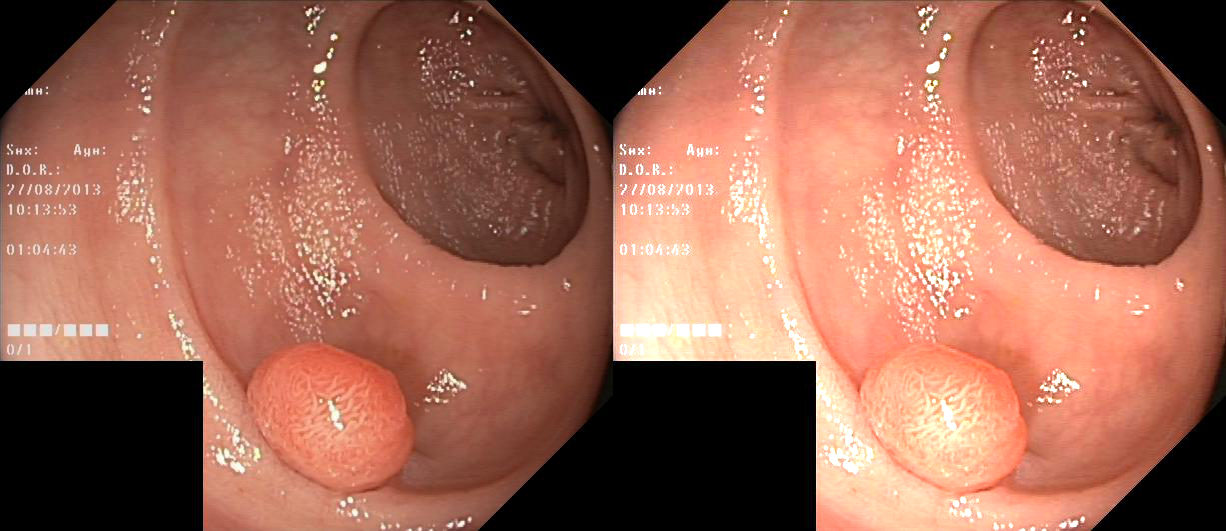
#> input picture images/adjust_brightness.jpg, 1226 x 531 px, given in place of image.jpg, which was not available
$ python run.py
#> lines starting #> are read from the running program, lines starting #| are printed output that depends on the picture; after the words box and inside, x2 and y2 are one past the last pixel; in counts of white or black regions, pixels touching at a corner belong together; pictures that were not available may be replaced by others from this repository, and a replacement may not be noted
### aug_function/scale.py
import cv2
import numpy as np


def scale(img, mask, factor=1):
    """
    按比例放大或缩小图像.
    :param img: color-RGB-[H,W,C]
    :param mask:grayscale-[H,W]
    :param factor: 缩放因子,值范围建议(不强制)在(0,2~]
           1为返回原图
    """
    if factor == 1:
        return img, mask
    elif factor <= 0:
        raise ValueError('scale_factor != 0')

    h, w = img.shape[:2]
    new_h, new_w = int(h * factor), int(w * factor)

    # 缩放图像
    img = cv2.resize(img, (new_w, new_h), interpolation=cv2.INTER_LINEAR)
    mask = cv2.resize(mask, (new_w, new_h), interpolation=cv2.INTER_NEAREST)

    # padding or crop
    x, y = int(np.random.uniform(0, abs(new_w - w))), int(np.random.uniform(0, abs(new_h - h)))

    if factor < 1.0:
        # padding
        img_padding = np.zeros([h, w, 3], dtype=np.uint8)
        img_padding[y:y + new_h, x:x + new_w, :] = img
        mask_padding = np.zeros([h, w], dtype=np.uint8)
        mask_padding[y:y + new_h, x:x + new_w] = mask
        return img_padding, mask_padding
    elif factor > 1.0:
        # crop
        img_crop = img[y:y + h, x:x + w, :]
        mask_crop = mask[y:y + h, x:x + w]
        return img_crop, mask_crop

### run.py
import cv2
import time

import torchvision.transforms.functional
import numpy as np
from aug_function.crop import crop
from aug_function.adjust_brightness import adjust_brightness
from aug_function.flip import flip
from aug_function.adjust_saturation import adjust_saturation
from aug_function.adjust_contrast import adjust_contrast
from aug_function.scale import scale
from aug_function.gaussianblur import gaussianblur
from aug_function.normalize import normalize,unnormalize
from aug_function.rotate import rotate
from aug_function.copy_paste import copy_paste
def imgShow(IMAGE, WINDOW_NAME=None):
    """
    显示一副图像,该图像符合opencv格式,且颜色通道为RGB.
    图像类型为np.uint8时,值范围[0,255].
    图像类型为np.float32时,值范围[0,1].
    对于彩色图像[3,H,W]
    对于灰度图像[H,W]
    """
    if WINDOW_NAME == None:
        WINDOW_NAME = str(time.time_ns())
    else:
        WINDOW_NAME = str(WINDOW_NAME)

    cv2.namedWindow(WINDOW_NAME, cv2.WINDOW_AUTOSIZE)
    if IMAGE.ndim == 2:
        cv2.imshow(WINDOW_NAME,IMAGE)   #灰度图
    else:
        cv2.imshow(WINDOW_NAME,cv2.cvtColor(IMAGE,cv2.COLOR_RGB2BGR))


image = cv2.imread(r'C:\WorkSpace\Data-Augmentation-For-Semantic-Segmentation\images\image.jpg',1)
#> image is the input picture: shape (531, 1226, 3); mean B, G, R 84.2, 102.3, 157
image = cv2.cvtColor(image,cv2.COLOR_BGR2RGB)
label = cv2.imread(r'C:\WorkSpace\Data-Augmentation-For-Semantic-Segmentation\images\label.jpg',0)
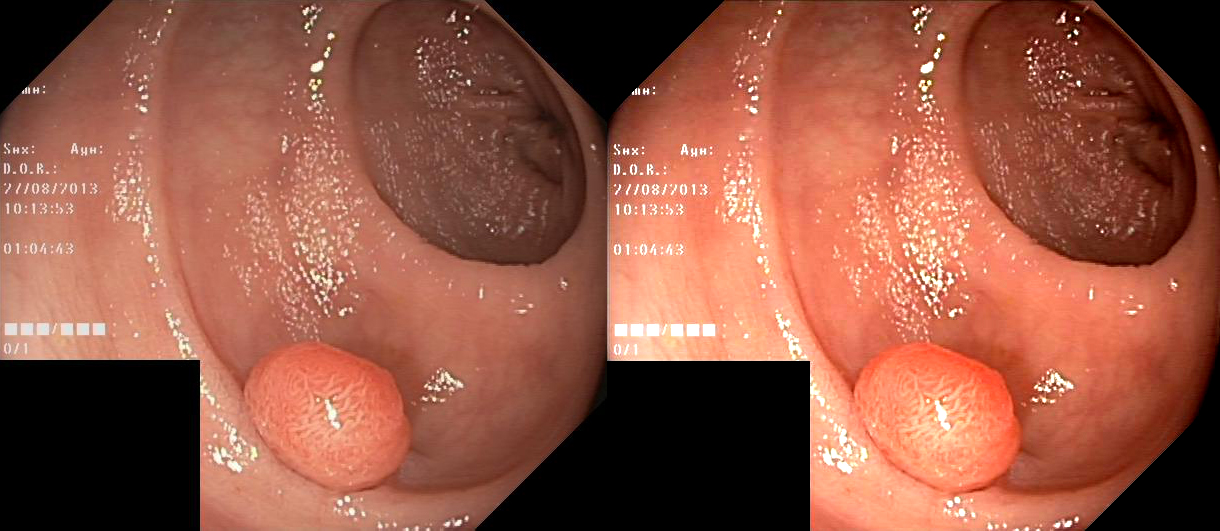
#> input picture images/adjust_contrast.jpg, 1220 x 531 px, given in place of label.jpg, which was not available
#> label: shape (531, 1220); min 0, max 255, mean 102
_,label = cv2.threshold(label,127,255,cv2.THRESH_BINARY)
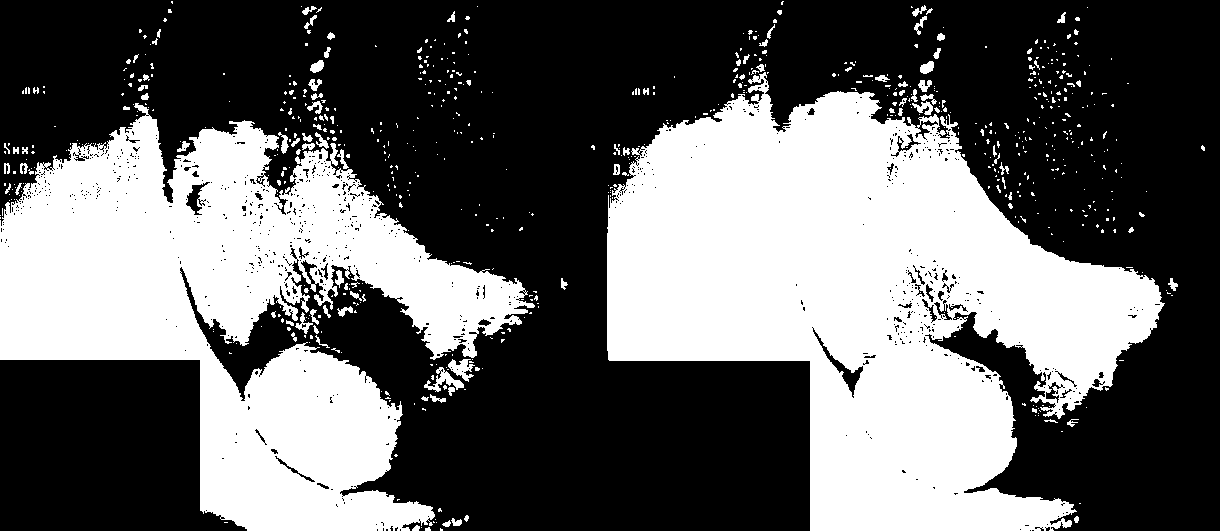
#> label: shape (531, 1220); 39.8% white; 710 white regions (606 under 20 px), largest, box (x1, y1, x2, y2) and area: (607, 72, 1165, 531) 141756, (0, 103, 535, 531) 107490, (424, 367, 464, 392) 351

image2 = cv2.imread(r'C:\WorkSpace\Data-Augmentation-For-Semantic-Segmentation\images\image2.jpg',1)
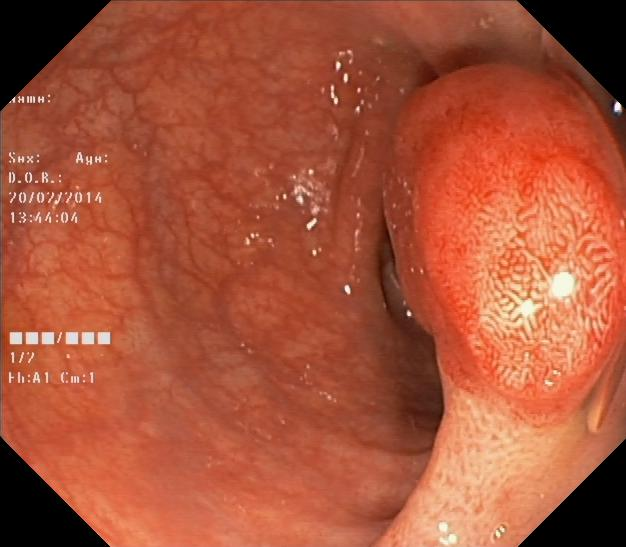
#> input picture images/image2.jpg, 626 x 547 px, found by its file name
#> image2 is the input picture: shape (547, 626, 3); mean B, G, R 57.6, 83.8, 168.8
image2 = cv2.cvtColor(image2,cv2.COLOR_BGR2RGB)
label2 = cv2.imread(r'C:\WorkSpace\Data-Augmentation-For-Semantic-Segmentation\images\label2.jpg',0)
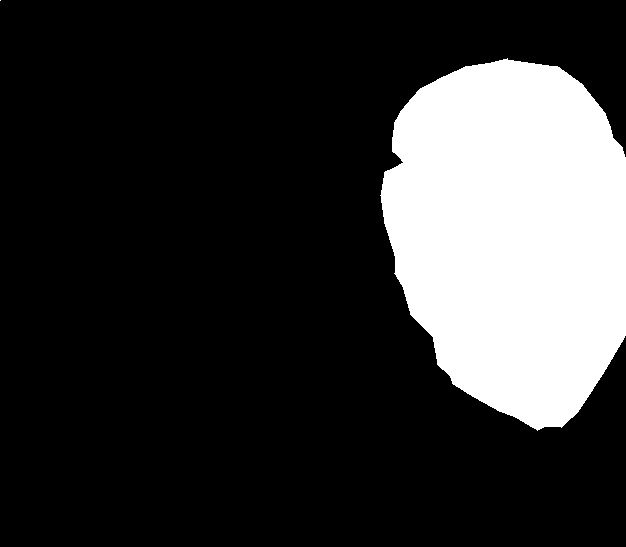
#> input picture images/label2.jpg, 626 x 547 px, found by its file name
#> label2 is the input picture: shape (547, 626); min 0, max 255, mean 52.8
_,label2 = cv2.threshold(label2,127,255,cv2.THRESH_BINARY)
#> label2: shape (547, 626); 20.7% white; 2 white regions (1 under 20 px), largest, box (x1, y1, x2, y2) and area: (380, 58, 626, 431) 70922

imgShow(image)
imgShow(label)
image,label = scale(image,label,1.45)
#> in scale, `img = cv2.resize(img, (new_w, new_h), interpolation=cv2.INTER_LINEAR)`:
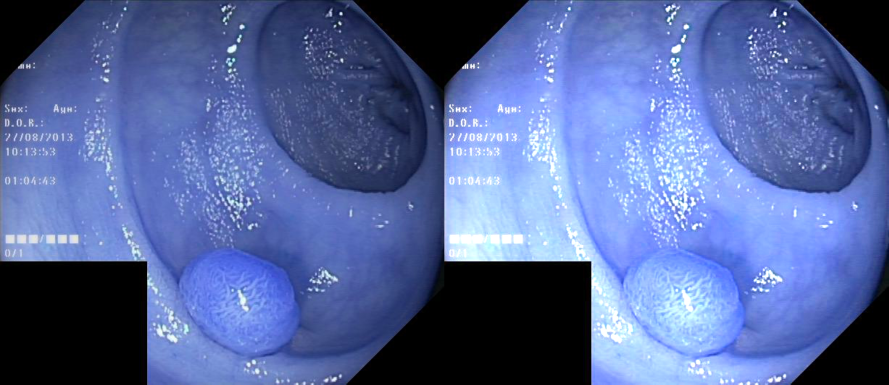
#> img: shape (769, 1777, 3) (shown at 1/2 size); mean of channels 0, 1, 2 156.9, 102.2, 84.1; drawn as B, G, R
#> in scale, `mask = cv2.resize(mask, (new_w, new_h), interpolation=cv2.INTER_NEAREST)`: mask: shape (769, 1777); 39.7% white; 710 white regions (490 under 20 px), largest, box (x1, y1, x2, y2) and area: (885, 105, 1697, 769) 298793, (0, 150, 780, 769) 226742, (618, 532, 676, 568) 722
#> in scale, `img_crop = img[y:y + h, x:x + w, :]`:
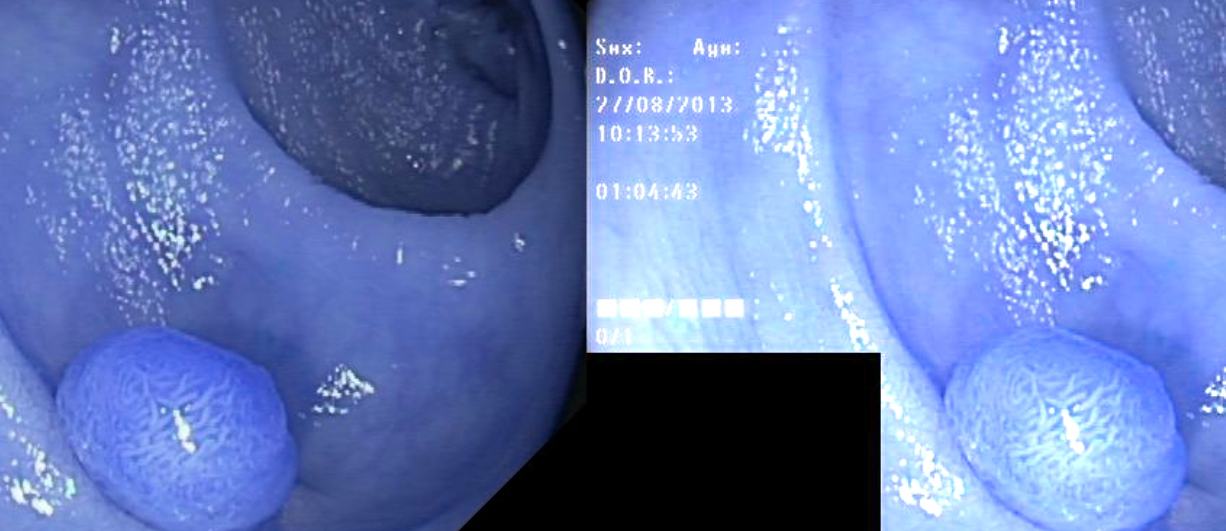
#> img_crop: shape (531, 1226, 3); mean of channels 0, 1, 2 185.6, 124.3, 102.4; drawn as B, G, R
#> in scale, `mask_crop = mask[y:y + h, x:x + w]`: mask_crop: shape (531, 1226); 56.9% white; 551 black regions (468 under 20 px), largest, box (x1, y1, x2, y2) and area: (0, 0, 878, 531) 240359, (1082, 0, 1226, 195) 17094, (1046, 282, 1226, 531) 14217
imgShow(image)
#> in imgShow (call 3), `cv2.imshow(WINDOW_NAME,cv2.cvtColor(IMAGE,cv2.COLOR_RGB2BGR))`:
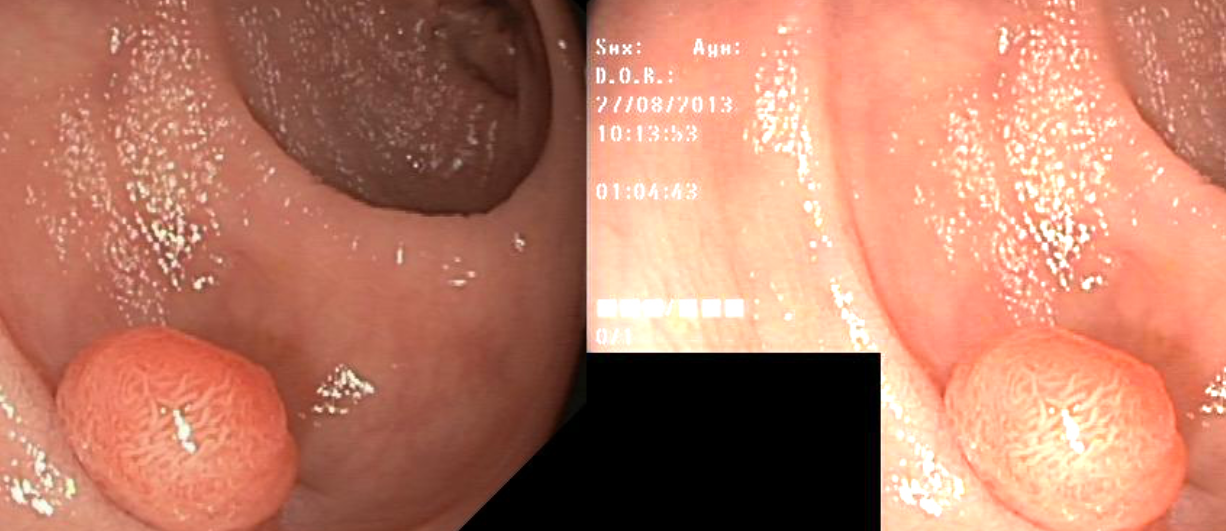
#> window '1795201197518332866': shape (531, 1226, 3); mean B, G, R 102.4, 124.3, 185.6
imgShow(label)
while True:
    cv2.waitKey(100000)

cv2.waitKey(10000000)

# [11 lines of commented-out code are left out]
